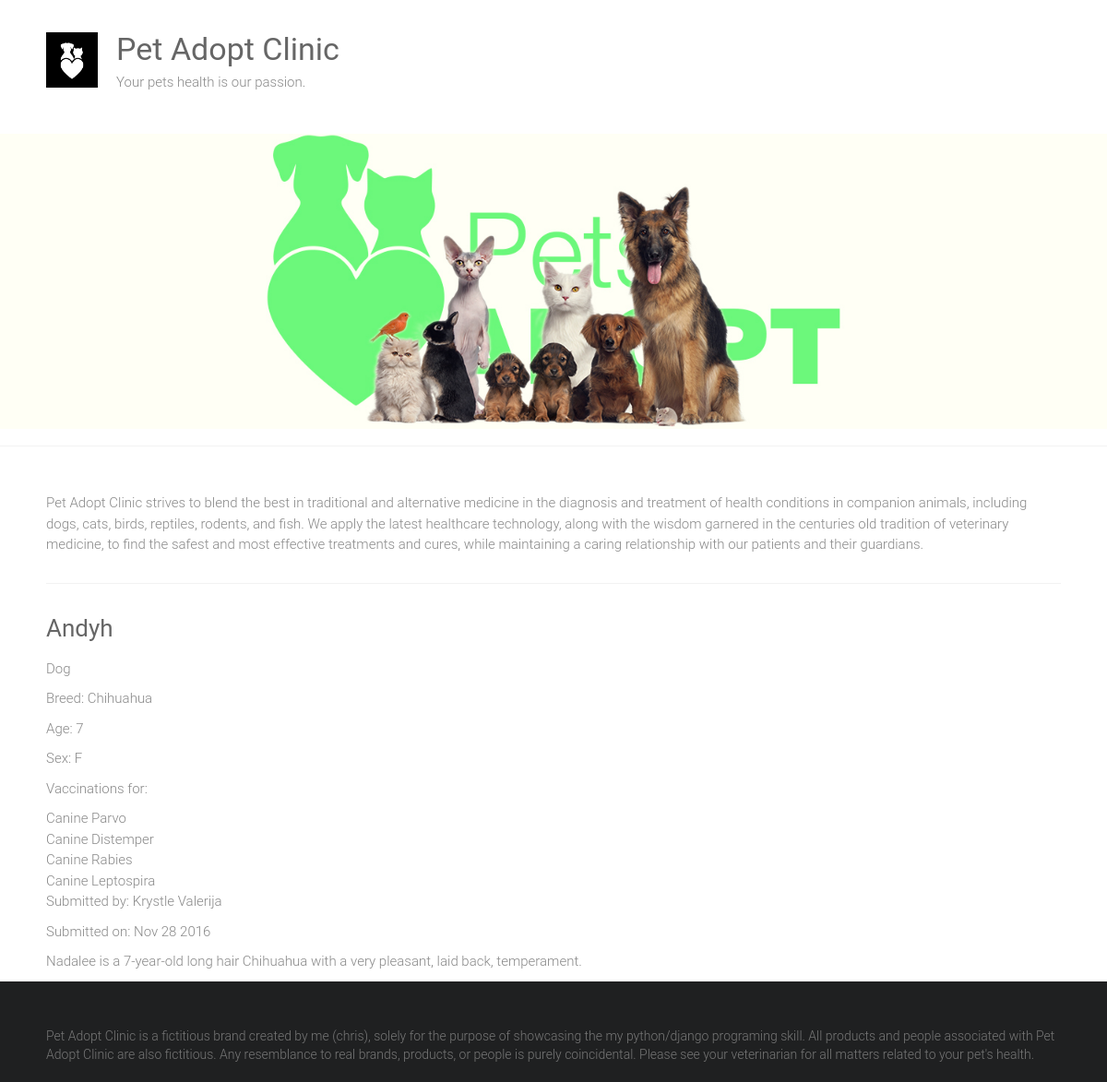
Screenshot of /adoptions/7/ with the database file from the repository.
### adoptions/models.py (models this page shows, shortened)
class Pet(models.Model):
    SEX_CHOICE = [('M','Male'),('F','Female')]
    name = models.CharField(max_length=100)
    submitter = models.CharField(max_length=100)
    species = models.CharField(max_length=30)
    breed = models.CharField(max_length=30)
    description = models.TextField()
    sex = models.CharField(choices=SEX_CHOICE, max_length=1)
    submission_date = models.DateTimeField()
    age = models.IntegerField(null=True)
    vaccinations = models.ManyToManyField('vaccine', blank=True)

class Vaccine(models.Model):
    name = models.CharField(max_length=50)

### adoptions/views.py (the view)
# urls.py: url(r'^adoptions/(\d+)/', views.pet_detial, name='pet_detail'),
def pet_detial(request, id):
    try:
        pet = Pet.objects.get(id=id)
    except Pet.DoesNotExist:
        raise Http404('pet not found')
    return render(request,'pet_detail.html', {'pet': pet})

### adoptions/templates/pet_detail.html
{% extends "base.html" %}
{% block content %}
<div>
    <h3>{{ pet.name | capfirst }}</h3>
    <p>{{ pet.species }}</p>
    {% if pet.breed %}
        <p>Breed: {{ pet.breed }}</p>
    {% endif %}
    {% if pet.breed %}
        <p>Age: {{ pet.age }}</p>
    {% endif %}
    {% if pet.breed %}
        <p>Sex: {{ pet.sex }}</p>
    {% endif %}
    {% if pet.vaccinations.all %}
        <p>Vaccinations for:</p>
        <ul>
            {% for vaccinations in pet.vaccinations.all %}
                <li>{{ vaccinations.name }}</li>
            {% endfor %}
        </ul>
    {% endif %}
    <p>Submitted by: {{ pet.submitter }}</p>
    <p>Submitted on: {{ pet.submission_date|date:"M d Y" }}</p>
    <p>{{ pet.description }}</p>
</div>
{% endblock %}

### static/style.css (style rules this page uses)
html, body, div, span, applet, object, iframe, h1, h2, h3, h4, h5, h6, p, blockquote, pre, a, abbr, acronym, address, big, cite, code, del, dfn, em, font, ins, kbd, q, s, samp, small, strike, strong, sub, sup, tt, var, dl, dt, dd, ol, ul, li, fieldset, form, label, legend, table, caption, tbody, tfoot, thead, tr, th, td { border: 0; font: inherit; font-size: 100%; font-style: inherit; font-weight: inherit; margin: 0; outline: 0; padding: 0; vertical-align: baseline; }
html { overflow-y: scroll; -webkit-text-size-adjust: 100%; -ms-text-size-adjust: 100%; }
h1, h2, h3, h4, h5, h6 { color: #666666; line-height: 1.4; padding-bottom: 15px; font-weight: normal; }
h3 { font-size: 26px; }
body, button, input, select, textarea { color: #888888; font-size: 15px; line-height: 1.5; font-family: 'Roboto', sans-serif; font-weight: 300; }
p { color: #888888; font-size: 15px; line-height: 1.5; margin-bottom: 15px; font-weight: 300; }
ul, ol { list-style: none; }
body { background: #f2f2f2; }
body { padding-top: 30px; padding-bottom: 30px; }
body.wide { padding-top: 0; padding-bottom: 0; }
.single-page p { margin-bottom: 10px; }

### rows the page displays
Pet: name "Andyh", species "Dog", breed "Chihuahua", age "7", sex "F", submitter "Krystle Valerija", submission_date "Nov 28 2016", description "Nadalee is a 7-year-old long hair Chihuahua with a very pleasant, laid back, temperament."
Vaccine: name "Canine Parvo"
Vaccine: name "Canine Distemper"
Vaccine: name "Canine Rabies"
Vaccine: name "Canine Leptospira"
